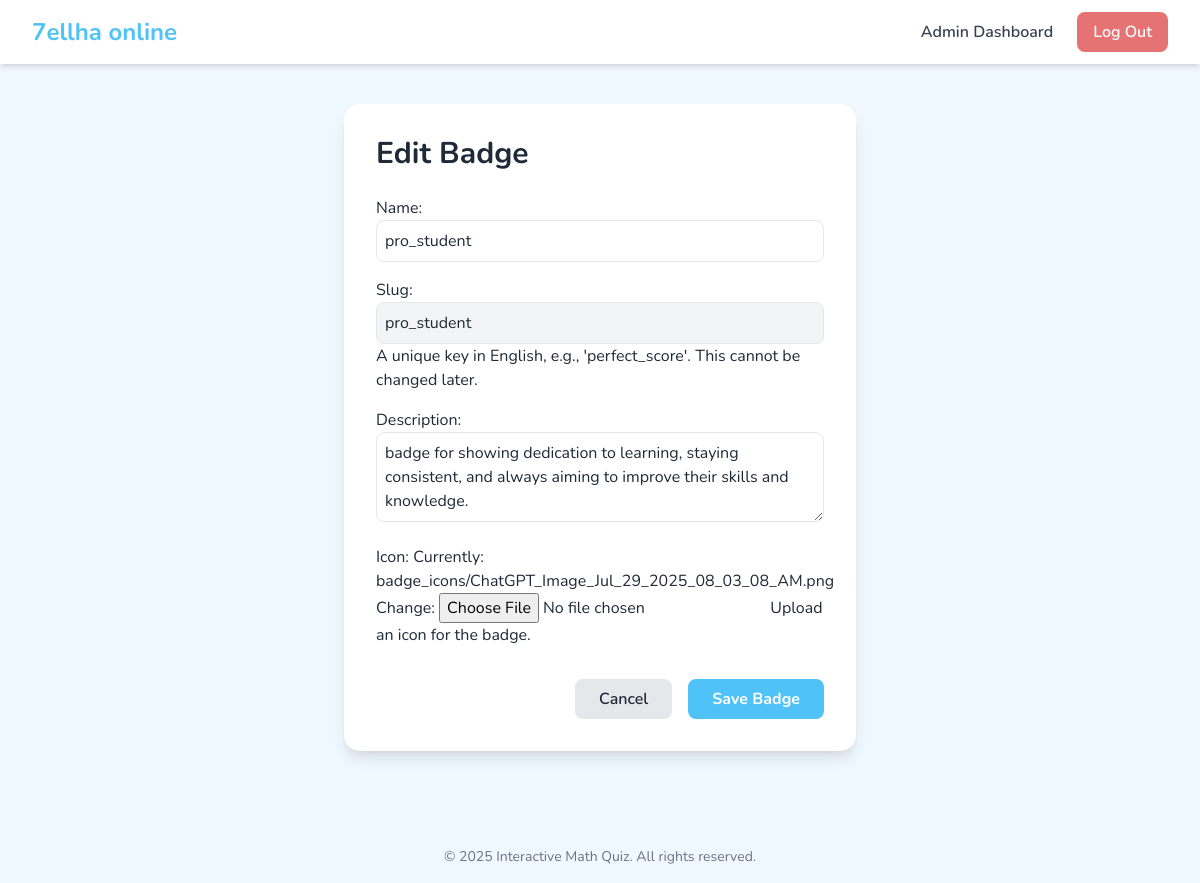
The page /management/badges/2/edit/ (signed in) on the database its author committed.
### apps/quizzes/models.py (models this page shows, shortened)
class Badge(models.Model):
    name = models.CharField(max_length=100, unique=True)
    description = models.TextField()
    icon = models.ImageField(upload_to='badge_icons/', help_text="Upload an icon for the badge.")
    slug = models.SlugField(unique=True, help_text="A unique key for the badge, e.g., 'perfect_score'.")

### apps/dashboard/views.py (the view)
# urls.py: path('badges/<int:pk>/edit/', BadgeUpdateView.as_view(), name='badge_edit'),
class BadgeUpdateView(AdminRequiredMixin, UpdateView):
    model = Badge
    form_class = BadgeForm
    template_name = 'dashboard/badge_form.html'
    success_url = reverse_lazy('dashboard:badge_list')

### apps/dashboard/forms.py
class BadgeForm(forms.ModelForm):
    class Meta:
        model = Badge
        fields = ['name', 'slug', 'description', 'icon']
        help_texts = {
            'slug': "A unique key in English, e.g., 'perfect_score'. This cannot be changed later."
        }
        widgets = {
            'name': forms.TextInput(attrs={'class': 'w-full p-2 border rounded-lg'}),
            'slug': forms.TextInput(attrs={'class': 'w-full p-2 border rounded-lg bg-gray-100'}),
            'description': forms.Textarea(attrs={'class': 'w-full p-2 border rounded-lg', 'rows': 3}),
        }
    def __init__(self, *args, **kwargs):
        super().__init__(*args, **kwargs)
        if self.instance and self.instance.pk:
            self.fields['slug'].widget.attrs['readonly'] = True

### apps/dashboard/views.py (called while the page is built)
def is_admin(user):
    return user.is_authenticated and user.user_type == 'ADMIN'

    def test_func(self):
        return is_admin(self.request.user)

### apps/core/templates/dashboard/badge_form.html (shortened to what this page needs)
    {% extends "base.html" %}
    {% block content %}
    <div class="max-w-lg mx-auto bg-white rounded-2xl shadow-lg p-8">
        <h1 class="text-3xl font-bold text-gray-800 mb-6">{% if object %}Edit Badge{% else %}Add a New Badge{% endif %}</h1>
        <form method="post" enctype="multipart/form-data" novalidate>
            <div class="space-y-4">
                {{ form.as_p }}
            </div>
            <div class="mt-8 flex justify-end space-x-4">
                <a href="{% url 'dashboard:badge_list' %}" class="px-6 py-2 bg-gray-200 text-gray-800 font-semibold rounded-lg">Cancel</a>
                <button type="submit" class="px-6 py-2 bg-brand-light-blue text-white font-bold rounded-lg">Save Badge</button>
            </div>
        </form>
    </div>
    {% endblock %}

### apps/core/templates/base.html (style rules this page uses)
body { font-family: 'Nunito', sans-serif; background-color: #f0f8ff; }
.bg-brand-light-blue { background-color: #4fc3f7; }

### rows shown on the page
Badge: name "pro_student", slug "pro_student", description "badge for showing dedication to learning, staying consistent, and always aiming to improve their skills and knowledge."
